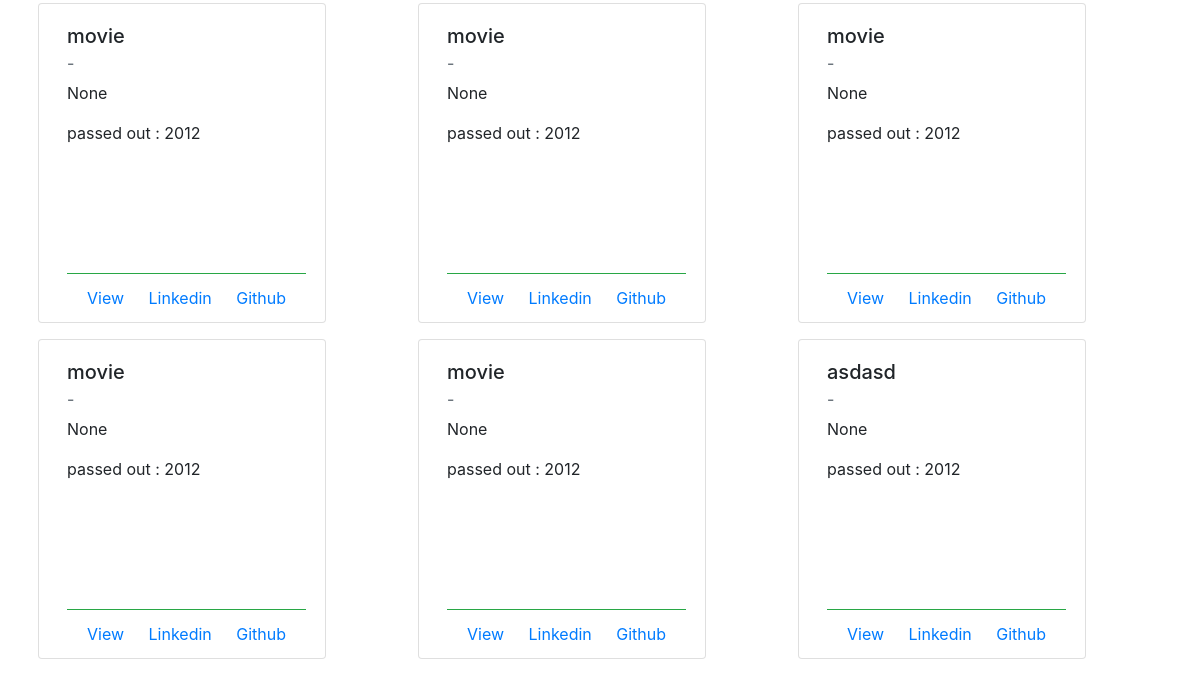
Before: /listfeed/ (lower part) with the older database file.
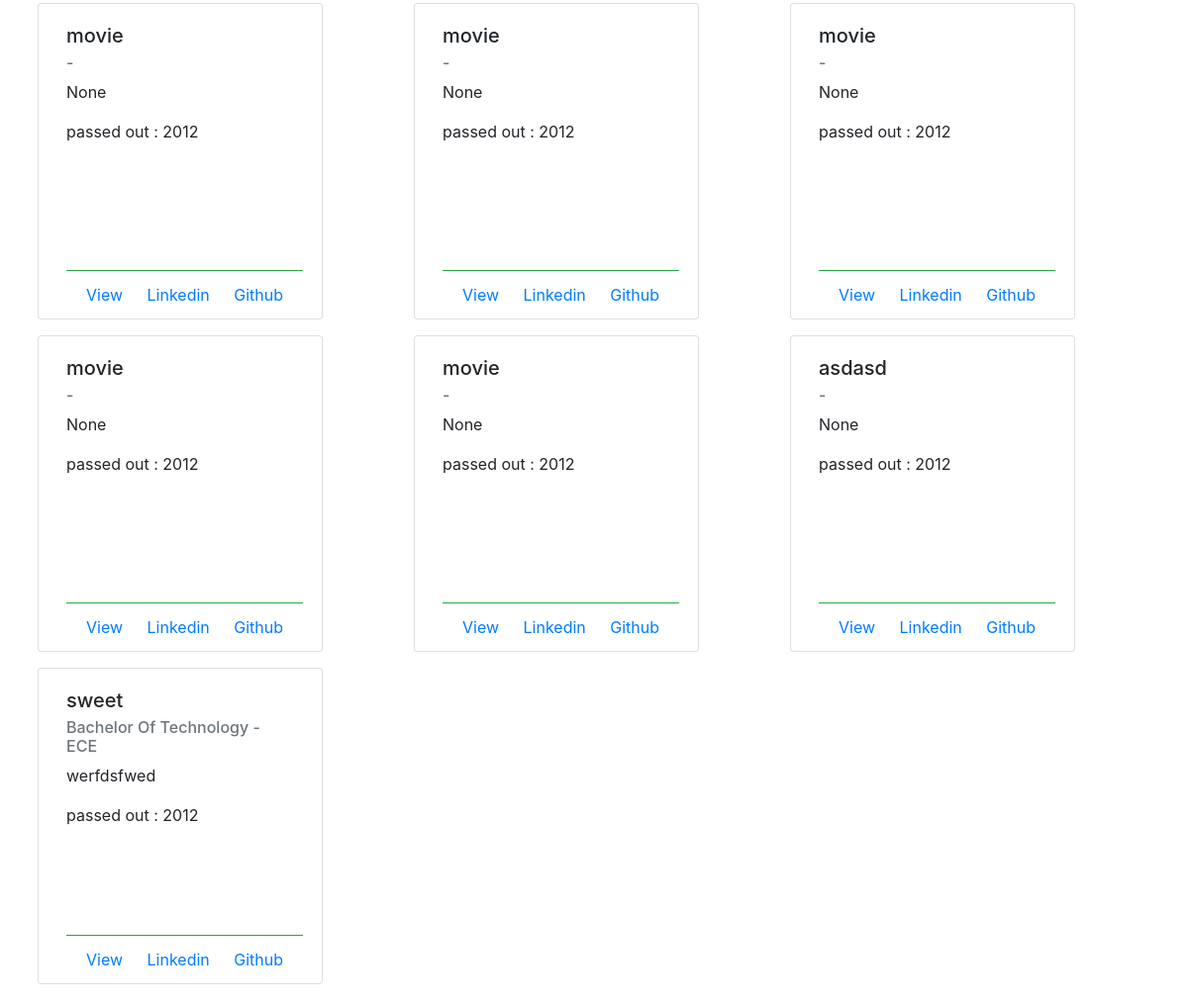
After: the same page with the newer database file.
### portal/models.py (models this page shows, shortened)
class AlumniInfo(models.Model):
    email_regex = RegexValidator(regex=r'^[a-z0-9\.\_]+@[a-z_]+?\.[a-zA-Z]{2,6}')
    phn_regex=RegexValidator(regex=r'^[0-9]{10}')
    regno_regex=RegexValidator(regex=r'^[0-9A-Za-z]')
    linkin_regex=RegexValidator(regex=r'^\w+://+www.linkedin.com+')
    git_regex=RegexValidator(regex=r'\w+://github.com+')
    pw_regex=RegexValidator(regex=r'(?=.*\d)(?=.*[a-z])(?=.*[A-Z])(?=.*[@#$%]).{6,20}')
    name = models.CharField(max_length=36)
    reg_no = models.CharField(max_length=10,validators=[regno_regex])
    department = models.CharField(max_length=12, choices=dept_choice)
    degree = models.CharField(max_length=36, choices=degree_choice)
    passed_out = models.PositiveIntegerField(default=2012)
    phn_no = models.CharField(validators=[phn_regex], max_length=10, default=0)
    mail_id = models.CharField(max_length=36,validators=[email_regex])
    company= models.CharField(max_length=36)
    working_as = models.CharField(max_length=20)
    experience = models.CharField(max_length=2,choices=experience_choice)
    location = models.CharField(max_length=64)
    linkedin = models.CharField(max_length=50,validators=[linkin_regex])
    github = models.CharField(max_length=50,validators=[git_regex])
    description = models.TextField(max_length=120,null=True, blank=True)
    password=models.CharField(max_length=16,null=True,blank=True,validators=[pw_regex])

### portal/views.py (the view)
# urls.py: path(r'listfeed/',portalView.listfeed,name='listfeed'),
def listfeed(request):
    search_term=''
    object_list=AlumniInfo.objects.all()
    if 'search' in request.GET:
        search_term=request.GET['search']
        object_list=AlumniInfo.objects.filter(name__icontains=search_term)
    return render(request, template_name='ListFeed.html', context={'object_list': object_list,'search_term':search_term})

### portal/templates/ListFeed.html (shortened to what this page needs)
<!DOCTYPE html>
<html lang="en">
<head>
    {% load static %}
    {% load static %}
    <link rel="stylesheet" href="{% static 'portal/css/bootstrap.min.css' %}">
    {% load static %}
    <link rel="stylesheet" href="{% static 'portal/css/listfeed.css' %}">
    {% load static %}
    {% load static %}
    {% load static %}
</head>
<body>
                            {% load static %}
    <div class="mybody">
        <div id="names" class="container">
                <div class="row">
                    {% for x in object_list %}
                        <div id=" fornames " class="col">
                            <div class="card" style="width:18rem;height:20rem;margin-left: 0;">
                                  <div class="card-body">
                                      <h5 class="card-title">{{ x.name }}</h5>
                                      <h6 class="card-subtitle mb-2 text-muted">{{ x.degree }} - {{ x.department }}</h6>
                                      <p class="card-text">{{ x.description }}</p>
                                      <p class="card-text">passed out : {{x.passed_out }}</p>
                                      <div class="card-footer bg-transparent border-success">
                                          <a href="{% url 'profile' x.id %}" class="card-link">View</a>
                                          <a href="{{ x.linkedin }}" class="card-link">Linkedin</a>
                                          <a href="{{ x.github }}" class="card-link">Github</a>
                                      </div>
                                  </div>
                            </div>
                        </div>
                    {% endfor %}
                </div>
        </div>
    </div>
</body>
</html>

Changed rows visible on the page:
added AlumniInfo: name "sweet", degree "Bachelor Of Technology", department "ECE", description "werfdsfwed", passed_out "2012"
